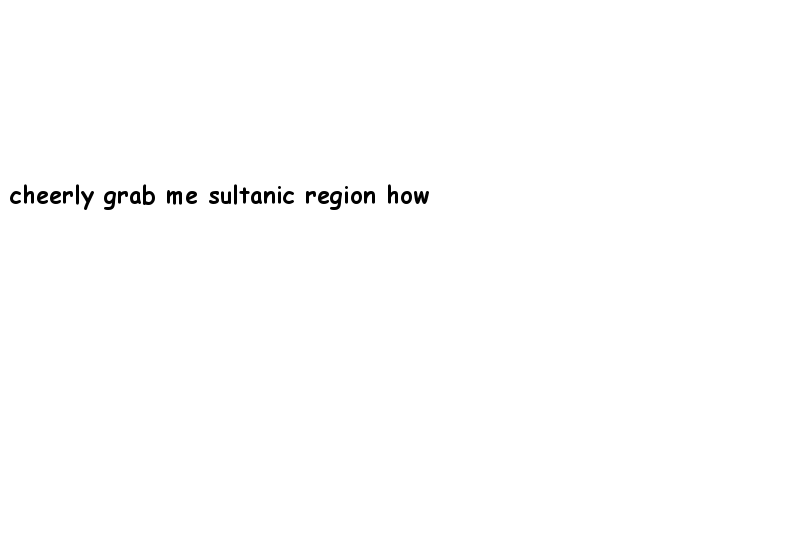
#> input picture images/tmp/tmpt0.png, 800 x 533 px, given in place of out.png, which was not available; the run also reads 1 picture not shown here
$ python texttoimage.py out.png images/tmp/tmpt0.png   (older library calls are emulated)
#> lines starting #> are read from the running program, lines starting #| are printed output that depends on the picture; after the words box and inside, x2 and y2 are one past the last pixel; in counts of white or black regions, pixels touching at a corner belong together; pictures that were not available may be replaced by others from this repository, and a replacement may not be noted
### comic.py
import sys
import numpy

import cv2


def comic(image):
    img = cv2.imread(image)
    # do edge detection on a grayscale image
    gray = cv2.cvtColor(img, cv2.COLOR_BGRA2GRAY)
    edges = cv2.blur(gray, (3, 3)) # this blur gets rid of some noise
    edges = cv2.Canny(edges, 50, 150, apertureSize=3) # this is the edge detection

    # the edges are a bit thin, this blur and threshold make them a bit fatter
    kernel = numpy.ones((3,3), dtype=numpy.float) / 12.0
    edges = cv2.filter2D(edges, 0, kernel)
    edges = cv2.threshold(edges, 50, 255, 0)[1]

    # and back to colour...
    edges = cv2.cvtColor(edges, cv2.COLOR_GRAY2BGR)

    # this is the expensive operation, it blurs things but keeps track of
    # colour boundaries or something, heck, just play with it
    shifted = cv2.pyrMeanShiftFiltering(img, 10, 20)

    # now compose with the edges, the edges are white so take them away
    # to leave black
    cv2.imwrite('images/tmp/tmp1.jpg',shifted)

# [5 lines that do not run on import are left out]

### compression.py
import numpy as np
import cv2
import sys
def compress(image):
    img = cv2.imread(image)
    Z = img.reshape((-1,3))

    # convert to np.float32
    Z = np.float32(Z)

    # define criteria, number of clusters(K) and apply kmeans()
    criteria = (cv2.TERM_CRITERIA_EPS + cv2.TERM_CRITERIA_MAX_ITER, 10, 1.0)
    K = 4
    ret,label,center=cv2.kmeans(Z,K,None,criteria,10,cv2.KMEANS_RANDOM_CENTERS)

    # Now convert back into uint8, and make original image
    center = np.uint8(center)
    res = center[label.flatten()]
    res2 = res.reshape((img.shape))

    cv2.imwrite('images/tmp/tmp2.jpg', res2)

### stylize.py
import numpy as np
from skimage.transform import resize,rescale
from sklearn.ensemble import RandomForestRegressor as RFR
from skimage.color import rgb2lab,lab2rgb
from scipy.spatial.distance import cdist

from time import time
from itertools import product

def coordinate_features(coordinates,n=4):
	x,y = coordinates[:,0],coordinates[:,1]
	features = coordinates
	m = 1
	for _ in range(n):
		features = np.hstack((features,np.column_stack((m*x+y,m*x-y,x+m*y,x-m*y))))
		m *= 2
	return features

def gen_x(w,h,landmarks=None):
	xx,yy = np.meshgrid(np.arange(w),np.arange(h))
	coordinates = np.column_stack((xx.reshape(-1,1),yy.reshape(-1,1)))
	scaled_coordinates = coordinates/np.asarray([[w,h]],dtype=float)

	if landmarks is None:
		features = coordinate_features(scaled_coordinates)
	else:
		features = cdist(scaled_coordinates,landmarks)

	return np.hstack((coordinates,features))

def gen_xy(img,landmarks=None):
	w,h = img.shape[:2]
	X = gen_x(w,h,landmarks)
	x = X[:,0].astype(int)
	y = X[:,1].astype(int)
	Y = img[x,y]
	return X,Y

def pred_to_img(pred,X,w,h):
	pred_img = np.zeros((w,h,3))
	x = X[:,0].astype(int)
	y = X[:,1].astype(int)
	pred_img[x,y] = pred
	return pred_img

def pixel_scale(img,npxs):
	w,h = img.shape[:2]
	x = np.sqrt(npxs/(w*h*3.))
	img = resize(img,(int(round(w*x)),int(round(h*x))))
	return img

def render(img,
		   features='coordinates',
		   ratio=0.00025,
		   iterations=1,
		   lab=True,
		   depth=None,
		   npxs=5e5,
		   anti_aliasing=False,
		   verbose=False):
	"""
	Features decides the inputs for the model, current options are 'coordinates' for coordinate based features
	and 'landmarks' for distance to landmarks features. Render time and memory usage is about 2x using landmarks features.
	Default is 'coordinates'.

	ratio corresponds to the ratio of the size of the smallest details the model is allowed to use compared to the whole image.
	Default is 0.001, 1 would correspond to not fitting to anything while 0 would fit down to individual pixels.

	iterations is how many randomized runs of the base model to use for averaging in the final prediction.
	1 is default is corresponds to sharp boundaries. 10-100 would result in a much smoother more painterly result.
	Render time and memory usage increases linearly with number of iterations.

	lab decides whether to fit the model in lab color space instead of rgb color space.
	Default is True.

	depth decides how many levels of splits the regressor is allowed to have.
	Default is None which corresponds to as many as needed.

	np decides how many pixels to resize the source image to internally for fitting.
	Default is 500,000.

	anti_aliasing decides whether or not to use 2x grid super sampling.
	Default is False. Render time and memory usage will be increased over 2x.

	verbose controls whether to print info about a render
	Default is False.
	"""
	t = time()

	w,h = img.shape[:2]

	wrender,hrender = w,h
	if anti_aliasing:
		wrender,hrender = w*2,h*2

	img_o = pixel_scale(img,npxs)
	wfit,hfit = img_o.shape[:2]

	if lab:
		img = rgb2lab(img_o)

	if features == 'landmarks':
		locations = list(np.linspace(0,1,7))
		landmarks = list(product(locations,locations))
	else:
		landmarks = None

	X,Y = gen_xy(img,landmarks)
	xrender = gen_x(wrender,hrender,landmarks)

	min_samples = int(round(ratio*len(X)))
	model = RFR(n_estimators=iterations,n_jobs=-1,max_depth=depth,random_state=42,min_samples_leaf=min_samples)
	model.fit(X[:,2:],Y)

	pred = model.predict(xrender[:,2:])
	pred_img = pred_to_img(pred,xrender,wrender,hrender)

	if lab:
		pred_img = lab2rgb(pred_img)

	error = np.mean(np.square(resize(pred_img,(wfit,hfit))-img_o))*255.

	if anti_aliasing:
		pred_img = resize(pred_img,(w,h))

	if verbose:
		s =  "%08.3f seconds to render\n"%(time()-t)
		s += "%08.3f error (0-255 scaled)\n"%(error)
		s += "%08.3f min pixels considered\n"%(min_samples)
		print(s)

	return pred_img

### iv.py
import sys
import cv2
import numpy as np
from scipy.misc import imread,imsave
from PIL import Image
from comic import comic
from compression import compress
from stylize import render

img = sys.argv[1]
img1 = comic(img)
#> in comic, img is the input picture: shape (533, 800, 3); min 0, max 255, mean 253.4
#> in comic, `edges = cv2.Canny(edges, 50, 150, apertureSize=3)`: edges: shape (533, 800); 0.44% white in thin lines or dots, all inside (x1, y1, x2, y2) = (10, 184, 429, 210)
#> in comic, `edges = cv2.threshold(edges, 50, 255, 0)[1]`:
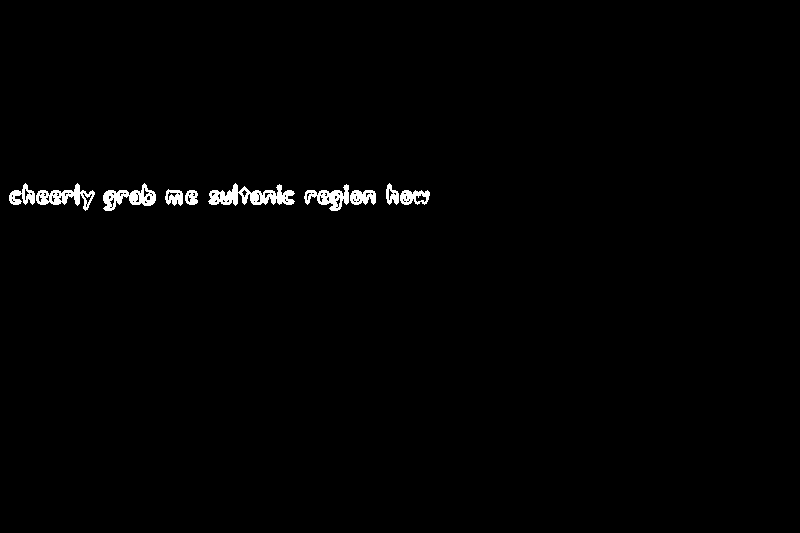
#> edges: shape (533, 800); 1% white; 10 white regions, largest, box (x1, y1, x2, y2) and area: (208, 183, 295, 206) 1008, (103, 183, 156, 211) 670, (36, 183, 95, 211) 638
img2 = compress('images/tmp/tmp1.jpg')
#> in compress, `ret,label,center=cv2.kmeans(Z,K,None,criteria,10,cv2.KMEANS_RANDOM_CEN..`: ret = 2795599.3; center = [[255.8, 255.8, 255.8], [90.57, 90.57, 90.57], [184.2, 184.2, 184.2], [3.64, 3.64, 3.64]]
#> in compress, `center = np.uint8(center)`: center = [[255, 255, 255], [90, 90, 90], [184, 184, 184], [3, 3, 3]]
img3 = render(imread('images/tmp/tmp2.jpg'),ratio=0.001,verbose=True)
#> in render, `img = rgb2lab(img_o)`: img: shape (333, 500, 3) float64; mean of channels 0, 1, 2 99.4, 0, 0
#> in render, `min_samples = int(round(ratio*len(X)))`: min_samples = 166
#> in pred_to_img, `pred_img[x,y] = pred`:
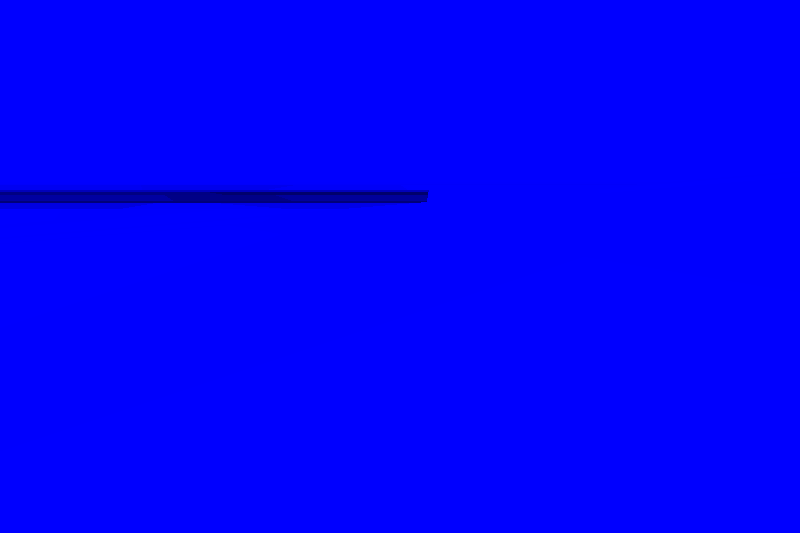
#> pred_img: shape (533, 800, 3) float64; mean of channels 0, 1, 2 99.4, 0, 0; drawn with min black and max white
#> in render, `error = np.mean(np.square(resize(pred_img,(wfit,hfit))-img_o))*255.`: error = 0.672
#| 0003.818 seconds to render
#| 0000.672 error (0-255 scaled)
#| 0166.000 min pixels considered
img3 = imsave('images/tmp/tmp3.jpg',img3)
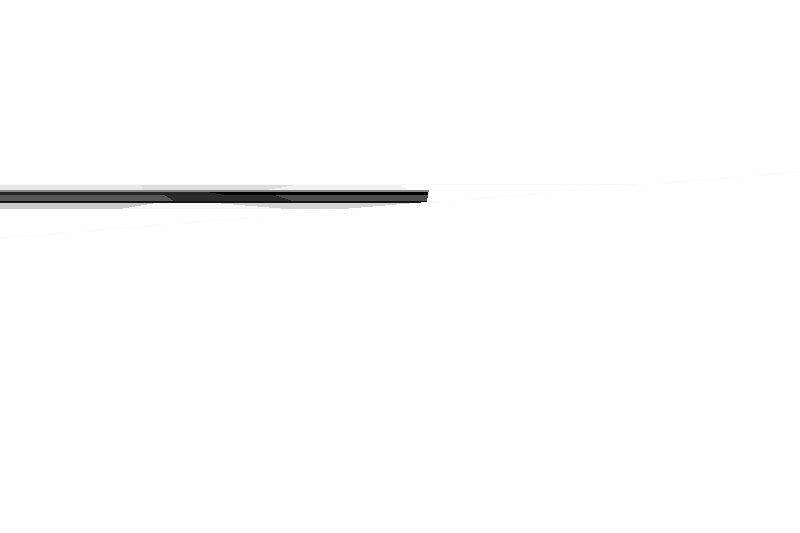
#> saved as tmp3.jpg: PIL image 800x533 RGB; min 0, max 255, mean 252.2
img4 = render(imread('images/tmp/tmp3.jpg'), depth=4, verbose=True)
#> in render (call 2), `img_o = pixel_scale(img,npxs)`: img: shape (533, 800, 3); mean of channels 0, 1, 2 252.1, 252.1, 252.1
#> in render (call 2), `img = rgb2lab(img_o)`: img: shape (333, 500, 3) float64; mean of channels 0, 1, 2 98.9, 0, 0
#| 0002.342 seconds to render
#| 0000.094 error (0-255 scaled)
#| 0042.000 min pixels considered
img4 = imsave('images/tmp/tmp4.jpg',img4)
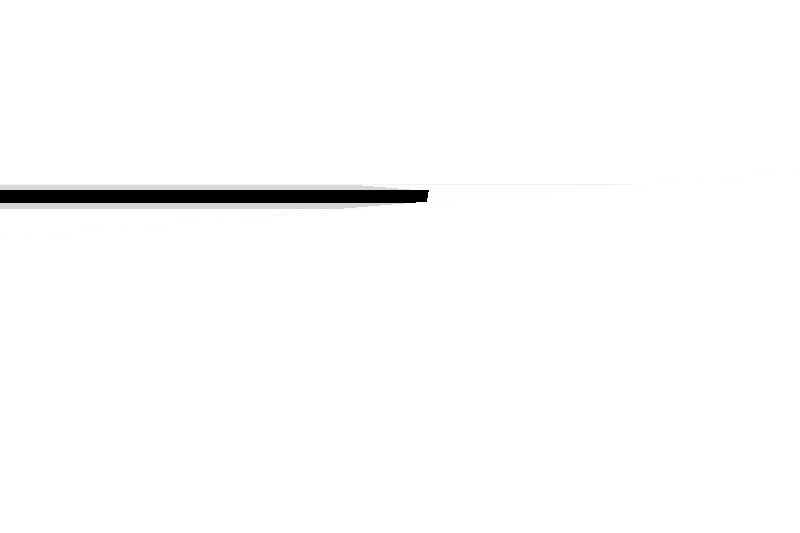
#> saved as tmp4.jpg: PIL image 800x533 RGB; min 0, max 255, mean 251.2

list_im = [sys.argv[1], 'images/tmp/tmp2.jpg', 'images/tmp/tmp3.jpg', 'images/tmp/tmp4.jpg']
imgs = [Image.open(i) for i in list_im]
#> imgs = 4 items
min_shape = sorted([(np.sum(i.size), i.size) for i in imgs])[0][1]
#> min_shape = (800, 533)

imgs_comb = np.vstack(np.asarray(i.resize(min_shape)) for i in imgs)
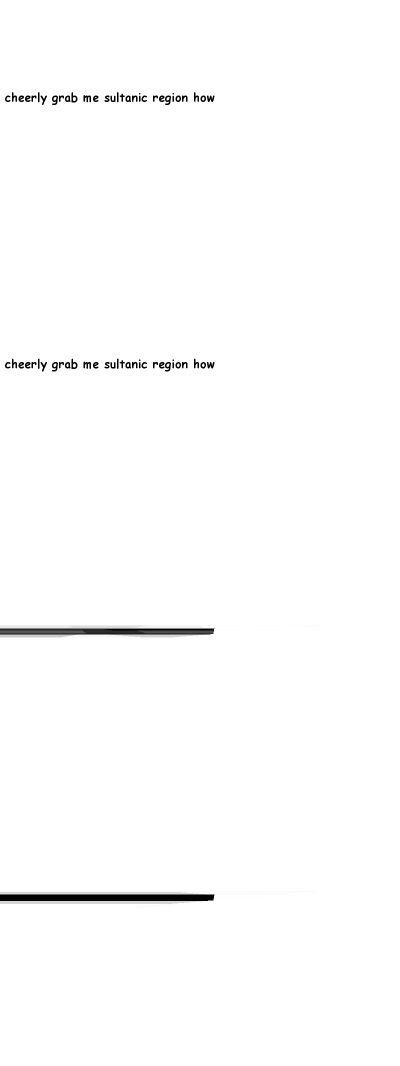
#> imgs_comb: shape (2132, 800, 3) (shown at 1/2 size); min 0, max 255, mean 252.6
imgs_comb = Image.fromarray(imgs_comb)
imgs_comb.save('images/tmp/VStack.jpg')

def getSize():
    return min_shape

### memeifywords.py
import sys
import json
import requests
import random
#get synynoms for the words in the sentence that are longer than three characters
def getVerbose(sentence):
    phrase = sentence
    yield phrase
    for i in range(3):
        phrase=getSyns(phrase,i+1)
        yield phrase
# [26 lines left out: function getUrban, not called in this run]

def getSyns(sentence, iteration):
    end = ''
    with open("adjAdvMod.json") as data_file:
        data = json.load(data_file)
    for word in sentence.split():
        response = requests.get("http://words.bighugelabs.com/api/2/9a9636f5440c4799c19d84f0fd806c8d/"+word+"/json")
        if len(word) < 6 - iteration :
            end+=word+' '
        else:
            #lots of try shit to see if the word is a verb or a noun
            try:
                syns = response.json()
                #limit is to keep the nyms from getting too weird
                upperlimit=5*iteration

                try:
                    if len(syns["noun"]["syn"])>len(syns["verb"]["syn"]):
                        if len(syns["noun"]['syn']) < upperlimit:
                            upperlimit = len(syns["noun"]['syn'])
                        end+=(random.choice(data["adj"]))+ ' ' + (random.choice(syns["noun"]['syn'][:upperlimit]))+' '
                    else:
                        if len(syns["verb"]['syn']) < upperlimit:
                            upperlimit = len(syns["verb"]['syn'])
                        end+=(random.choice(data["adv"]))+ ' ' + (random.choice(syns["verb"]['syn'][:upperlimit]))+' '

                except:
                    try:
                        if len(syns["noun"]['syn']) < upperlimit:
                            upperlimit = len(syns["noun"]['syn'])
                        end+=(random.choice(data["adj"])) + ' '+ (random.choice(syns["noun"]['syn'][:upperlimit]))+' '
                    except:
                        try:
                            if len(syns["adjective"]['syn']) < upperlimit:
                                upperlimit = len(syns["adjective"]['syn'])
                            end+=(random.choice(syns["adjective"]['syn']))+' '
                        except:
                            try:
                                if len(syns["adverb"]['syn']) < upperlimit:
                                    upperlimit = len(syns["adverb"]['syn'])
                                end+=(random.choice(syns["adverb"]['syn']))+' '
                            except:
                                if len(syns["verb"]['syn']) < upperlimit:
                                    upperlimit = len(syns["verb"]['syn'])
                                end+=(random.choice(data["adv"])) +' '+ (random.choice(syns["verb"]['syn'][:upperlimit]))+' '
            except:
                end+=word+' '
    #end = getUrban(end,iteration)
    return end

# [5 lines that do not run on import are left out]

### texttoimage.py
from PIL import Image, ImageDraw, ImageFont
from iv import getSize
from memeifywords import getVerbose
import numpy as np
import sys

# create new image
imgx = getSize()[0] # image width in pixels
#> imgx = 800
imgy = getSize()[1] # image height in pixels
#> imgy = 533
i = 1
words = getVerbose(sys.argv[2])

phrases = [next(words),
            next(words),
            next(words),
            next(words)]
#> (reads adjAdvMod.json from the repository)
for phrase in phrases:
    image = Image.new("RGB", (imgx, imgy),'white')
    font = ImageFont.truetype('.gitignore/comicsans.ttf',28) # load default bitmap font
    draw = ImageDraw.Draw(image)
    words = phrase.split()
    lines = len(words)//5
    for j in range(0,lines+1):
        draw.text((10,imgy//3+imgy//10*j),' '.join(words[0+j*4:4+j*4]),font = font,fill='black')
        print(' '.join(words[0+j*4:4+j*4]))
        print(phrase)
    draw.text((10,imgy//3+imgy//10*(lines+1)),' '.join(words[4+lines*4:]),font = font,fill='black')
    image.save("images/tmp/tmpt" + str(i) + ".png", "PNG")
    i += 1
#> this loop made 4 passes
#> pass 1, `image.save("images/tmp/tmpt" + str(i) + ".png", "PNG")`:
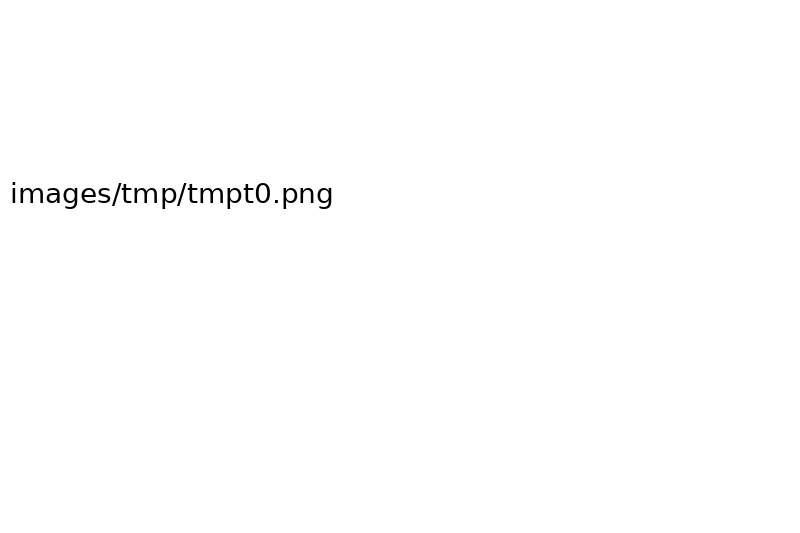
#> saved as tmpt1.png: PIL image 800x533 RGB; min 0, max 255, mean 253.9
#> after the loop, i = 5

list_im = ['images/tmp/tmpt1.png', 'images/tmp/tmpt2.png', 'images/tmp/tmpt3.png', 'images/tmp/tmpt4.png']
imgs = [Image.open(i) for i in list_im]
min_shape = sorted([(np.sum(i.size), i.size) for i in imgs])[0][1]

imgs_comb = np.vstack(np.asarray(i.resize(min_shape)) for i in imgs)
imgs_comb = Image.fromarray(imgs_comb)
imgs_comb.save('images/tmp/HStack.png')

list_im = ['images/tmp/VStack.jpg','images/tmp/HStack.png']
imgs = [Image.open(i) for i in list_im]
#> imgs = 2 items
min_shape = sorted([(np.sum(i.size), i.size) for i in imgs])[0][1]
#> min_shape = (800, 2132)

imgs_comb = np.hstack(np.asarray(i.resize(min_shape)) for i in imgs)
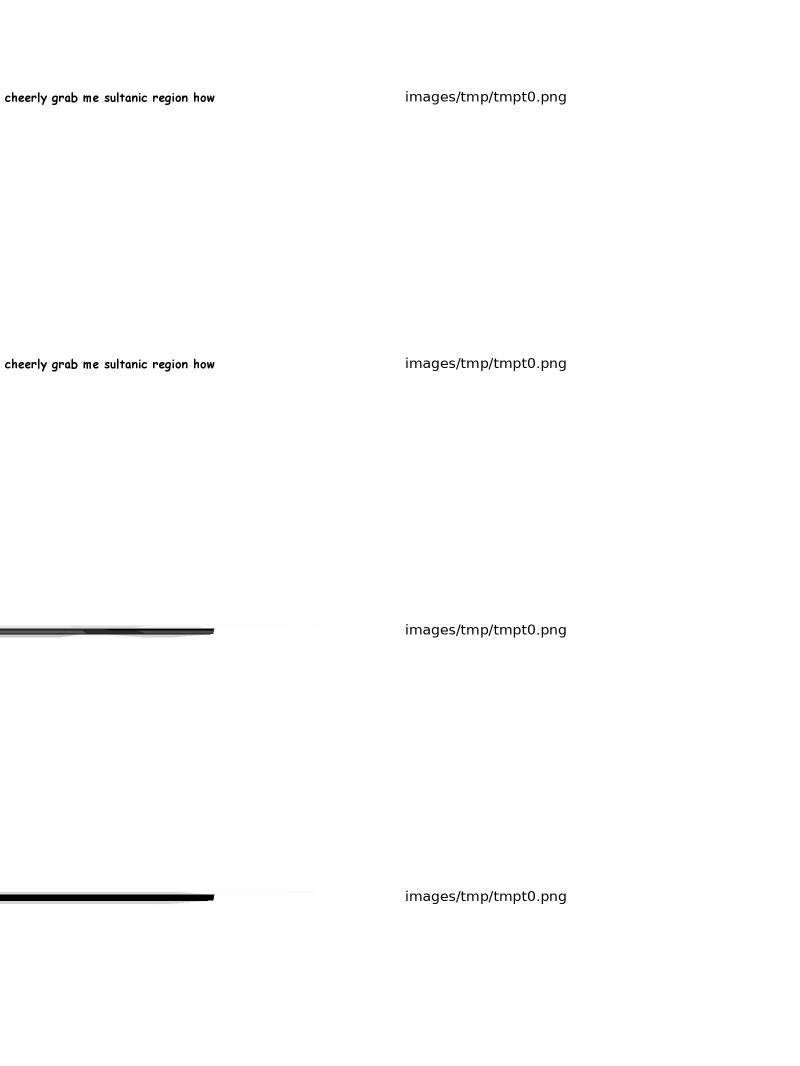
#> imgs_comb: shape (2132, 1600, 3) (shown at 1/2 size); min 0, max 255, mean 253.2
imgs_comb = Image.fromarray(imgs_comb)
imgs_comb.save(sys.argv[1][:sys.argv[1].index('.')]+' IV.png')
